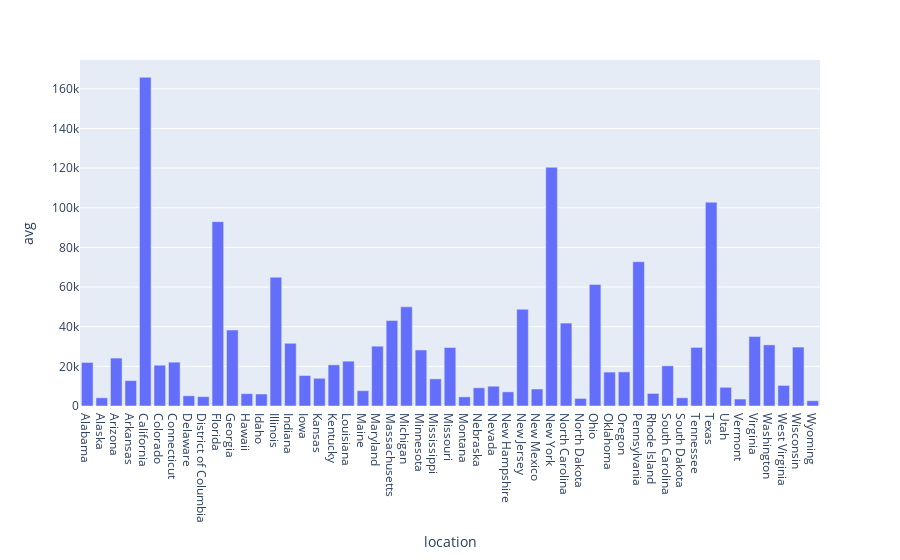

The notebook cell saved with this chart:
### Code cell
myplot=px.bar(average,x="location", y="avg")
myplot.show()
plt.savefig('question5.png')

### Figure 1 — Plotly figure (JSON) as saved in the notebook; plotly's stock layout.template omitted (floating-point values rounded to 4 significant figures)
{"data": [{"alignmentgroup": "True", "hovertemplate": "location=%{x}<br>avg=%{y}<extra></extra>", "legendgroup": "", "marker": {"color": "#636efa", "pattern": {"shape": ""}}, "name": "", "offsetgroup": "", "orientation": "v", "showlegend": false, "textposition": "auto", "type": "bar", "x": ["Alabama", "Alaska", "Arizona", "Arkansas", "California", "Colorado", "Connecticut", "Delaware", "District of Columbia", "Florida", "Georgia", "Hawaii", "Idaho", "Illinois", "Indiana", "Iowa", "Kansas", "Kentucky", "Louisiana", "Maine", "Maryland", "Massachusetts", "Michigan", "Minnesota", "Mississippi", "Missouri", "Montana", "Nebraska", "Nevada", "New Hampshire", "New Jersey", "New Mexico", "New York", "North Carolina", "North Dakota", "Ohio", "Oklahoma", "Oregon", "Pennsylvania", "Rhode Island", "South Carolina", "South Dakota", "Tennessee", "Texas", "Utah", "Vermont", "Virginia", "Washington", "West Virginia", "Wisconsin", "Wyoming"], "xaxis": "x", "y": [21980.0, 4142.0, 24180.0, 12820.0, 165800.0, 20580.0, 22110.0, 5167.0, 4738.0, 93010.0, 38300.0, 6222.0, 6043.0, 64980.0, 31660.0, 15380.0, 13980.0, 20770.0, 22630.0, 7712.0, 30170.0, 43120.0, 50020.0, 28260.0, 13690.0, 29510.0, 4615.0, 9188.0, 9980.0, 7142, 48840.0, 8578.0, 120400.0, 41840.0, 3817.0, 61320.0, 17110.0, 17200.0, 72800.0, 6348.0, 20270.0, 4154.0, 29560.0, 102800.0, 9440.0, 3514.0, 35010.0, 30840.0, 10380.0, 29722, 2655.0], "yaxis": "y"}], "layout": {"autosize": true, "barmode": "relative", "legend": {"tracegroupgap": 0}, "margin": {"t": 60}, "xaxis": {"anchor": "y", "autorange": true, "domain": [0, 1], "range": [-0.5, 50.5], "title": {"text": "location"}, "type": "category"}, "yaxis": {"anchor": "x", "autorange": true, "domain": [0, 1], "range": [0, 174600.0], "title": {"text": "avg"}, "type": "linear"}}}
